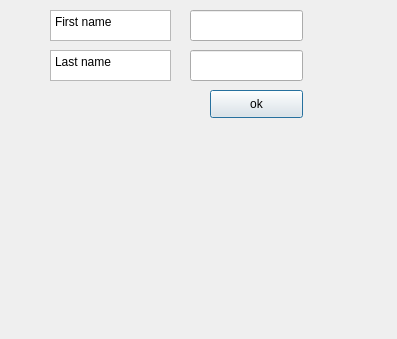
<?xml version="1.0" encoding="UTF-8"?>
<ui version="4.0">
 <class>Dialog</class>
 <widget class="QDialog" name="Dialog">
  <property name="geometry">
   <rect>
    <x>0</x>
    <y>0</y>
    <width>397</width>
    <height>339</height>
   </rect>
  </property>
  <property name="windowTitle">
   <string>Dialog</string>
  </property>
  <widget class="QTextEdit" name="line">
   <property name="geometry">
    <rect>
     <x>50</x>
     <y>10</y>
     <width>121</width>
     <height>31</height>
    </rect>
   </property>
   <property name="html">
    <string>&lt;!DOCTYPE HTML PUBLIC &quot;-//W3C//DTD HTML 4.0//EN&quot; &quot;http://www.w3.org/TR/REC-html40/strict.dtd&quot;&gt;
&lt;html&gt;&lt;head&gt;&lt;meta name=&quot;qrichtext&quot; content=&quot;1&quot; /&gt;&lt;style type=&quot;text/css&quot;&gt;
p, li { white-space: pre-wrap; }
&lt;/style&gt;&lt;/head&gt;&lt;body style=&quot; font-family:'Gulim'; font-size:9pt; font-weight:400; font-style:normal;&quot;&gt;
&lt;p style=&quot; margin-top:0px; margin-bottom:0px; margin-left:0px; margin-right:0px; -qt-block-indent:0; text-indent:0px;&quot;&gt;First name&lt;/p&gt;&lt;/body&gt;&lt;/html&gt;</string>
   </property>
  </widget>
  <widget class="QPushButton" name="pushButton">
   <property name="geometry">
    <rect>
     <x>210</x>
     <y>90</y>
     <width>93</width>
     <height>28</height>
    </rect>
   </property>
   <property name="text">
    <string>ok</string>
   </property>
  </widget>
  <widget class="QLineEdit" name="lineEdit">
   <property name="geometry">
    <rect>
     <x>190</x>
     <y>10</y>
     <width>113</width>
     <height>31</height>
    </rect>
   </property>
  </widget>
  <widget class="QLabel" name="label1">
   <property name="geometry">
    <rect>
     <x>50</x>
     <y>130</y>
     <width>251</width>
     <height>181</height>
    </rect>
   </property>
   <property name="text">
    <string/>
   </property>
  </widget>
  <widget class="QTextEdit" name="line_2">
   <property name="geometry">
    <rect>
     <x>50</x>
     <y>50</y>
     <width>121</width>
     <height>31</height>
    </rect>
   </property>
   <property name="html">
    <string>&lt;!DOCTYPE HTML PUBLIC &quot;-//W3C//DTD HTML 4.0//EN&quot; &quot;http://www.w3.org/TR/REC-html40/strict.dtd&quot;&gt;
&lt;html&gt;&lt;head&gt;&lt;meta name=&quot;qrichtext&quot; content=&quot;1&quot; /&gt;&lt;style type=&quot;text/css&quot;&gt;
p, li { white-space: pre-wrap; }
&lt;/style&gt;&lt;/head&gt;&lt;body style=&quot; font-family:'Gulim'; font-size:9pt; font-weight:400; font-style:normal;&quot;&gt;
&lt;p style=&quot; margin-top:0px; margin-bottom:0px; margin-left:0px; margin-right:0px; -qt-block-indent:0; text-indent:0px;&quot;&gt;Last name&lt;/p&gt;&lt;/body&gt;&lt;/html&gt;</string>
   </property>
  </widget>
  <widget class="QLineEdit" name="lineEdit2">
   <property name="geometry">
    <rect>
     <x>190</x>
     <y>50</y>
     <width>113</width>
     <height>31</height>
    </rect>
   </property>
  </widget>
 </widget>
 <resources/>
 <connections/>
</ui>
